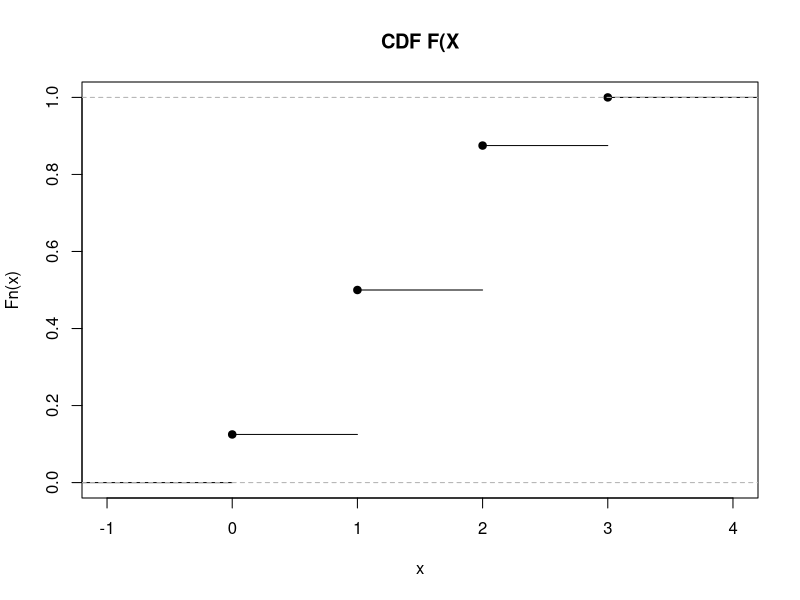
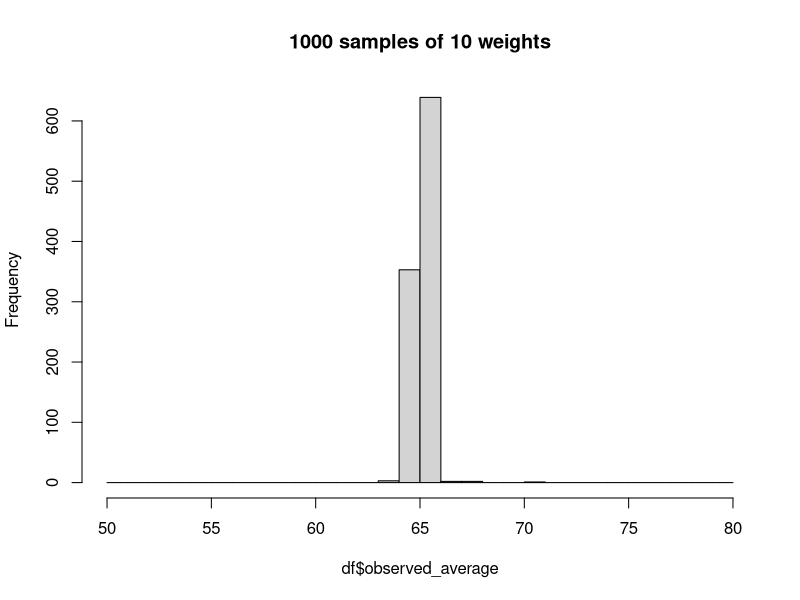
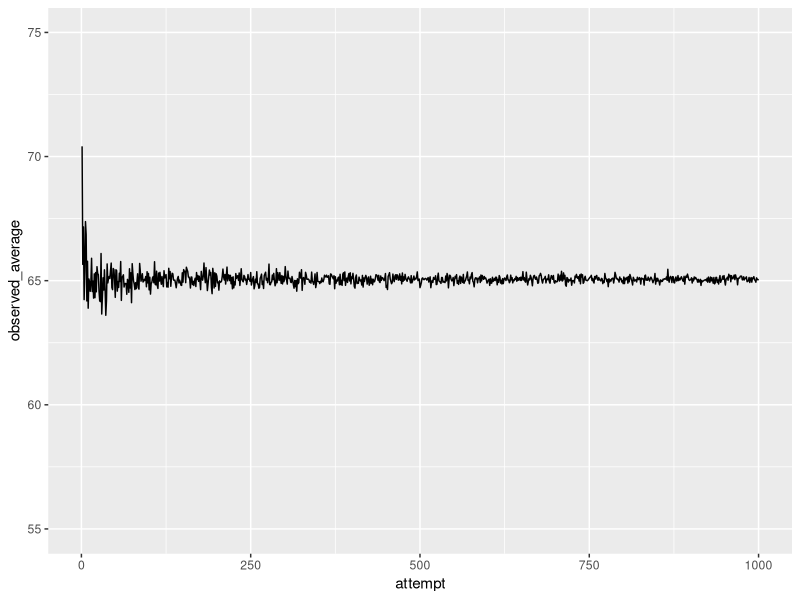
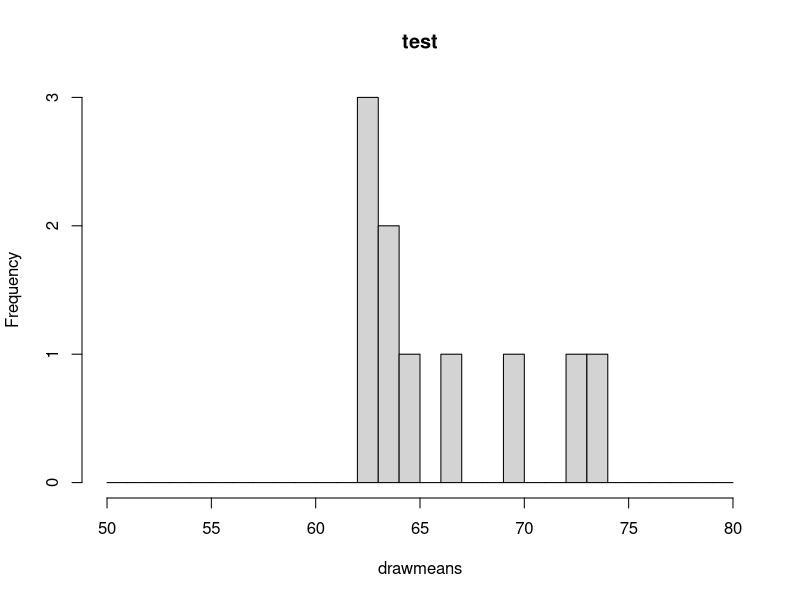
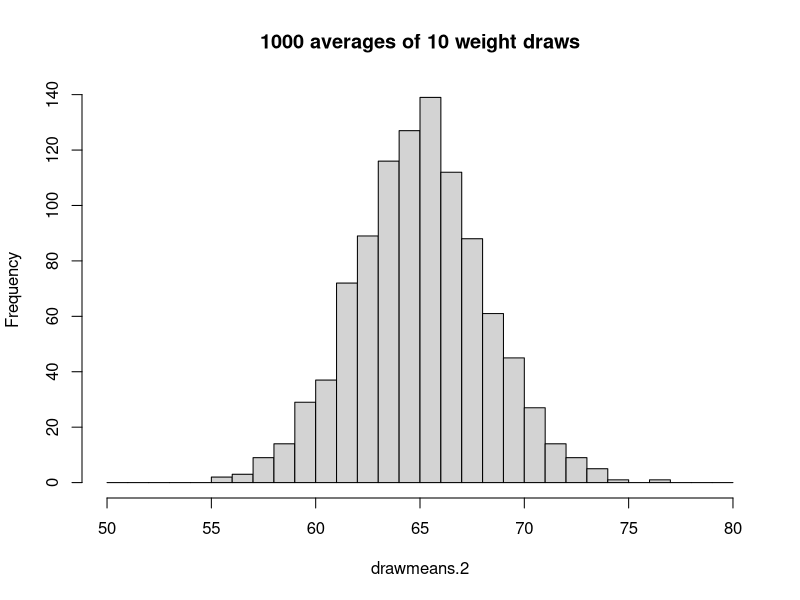
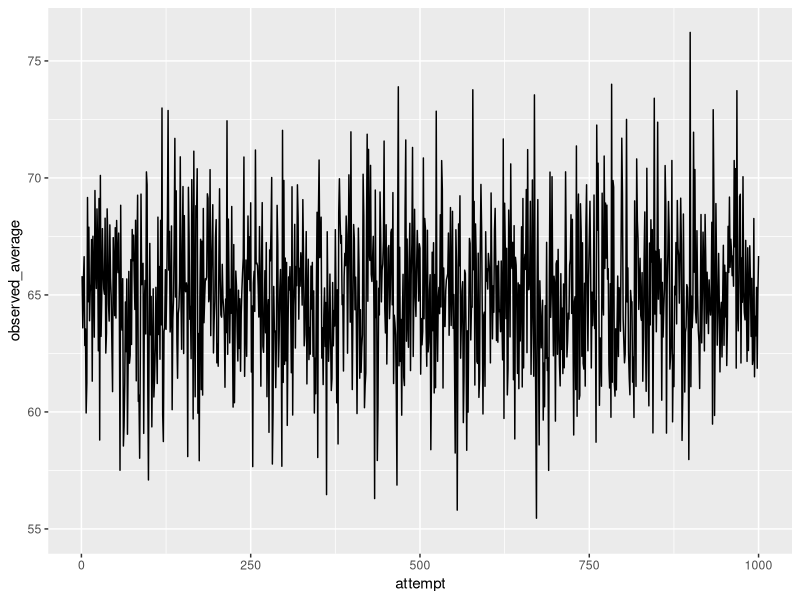

Generate these figures, in order, with R:
library(ggplot2)
# ecdf example

P <- ecdf(c(0,1,1,1,2,2,2,3))

str(P)

plot(P, main ="CDF F(X")

help(pnorm)

help(seq)

x <- seq(20, 29.9, 0.1)
y <- pnorm(x, 33.2, 6.1)

c(1,2,23)
pnorm(29.9, mean=33.2, sd = 6.1) - pnorm(20, mean=33.2, sd = 6.1)


avg <- function(x) {
  sample.means <- numeric()
  for (i in 1:x) {
    sample.means <- append(sample.means, mean(sample(population.weights, 10, replace=T)))
  }
  mean(sample.means)
}


# population of weights taken from normal distribution
population.weights <-rnorm(10000, 65, 10)
# sample from population
my_means <- sapply(1:1000, avg)

df <- data.frame(attempt = 1:1000, observed_average = my_means )
hist(df$observed_average , breaks = seq(50, 80, by = 1), main = "1000 samples of 10 weights")
#qplot(df$attempt, df$observed_average, geom='line')
p5 <- ggplot(df, aes(x = attempt, y = observed_average))
p5 + geom_line() + expand_limits(y=c(55, 75))

draws = sample(population.weights, size = 10 * 10 , replace = TRUE)
# this populates matrix by column - ideal to draw histogram 
draws = matrix(draws, 10)
drawmeans = apply(draws, 2, mean)
length(drawmeans)
hist(drawmeans, breaks = seq(50, 80, by = 1), main = "test")

draws.2 = sample(population.weights, size = 10 * 1000 , replace = TRUE)
# this populates matrix by row so each row is effectively a sample of 10 random weights
draws.matrix = matrix(draws.2, 10, byrow=FALSE)
nrow(draws.matrix) # 10 rows
ncol(draws.matrix) # 1000 columns
# calculate column mean - so essentially mean of every 10 weights picked in those 10 * 1000 samples.  
drawmeans.2 = apply(draws.matrix, 2, mean)
length(drawmeans.2) # vector of 1000 means, 
hist(drawmeans.2, breaks = seq(50, 80, by = 1), main = "1000 averages of 10 weight draws")

df2 <- data.frame(attempt=1:1000, observed_average = drawmeans.2)
p5 <- ggplot(df2, aes(x = attempt, y = observed_average))
p5 + geom_line() + expand_limits(y=c(55, 75))


